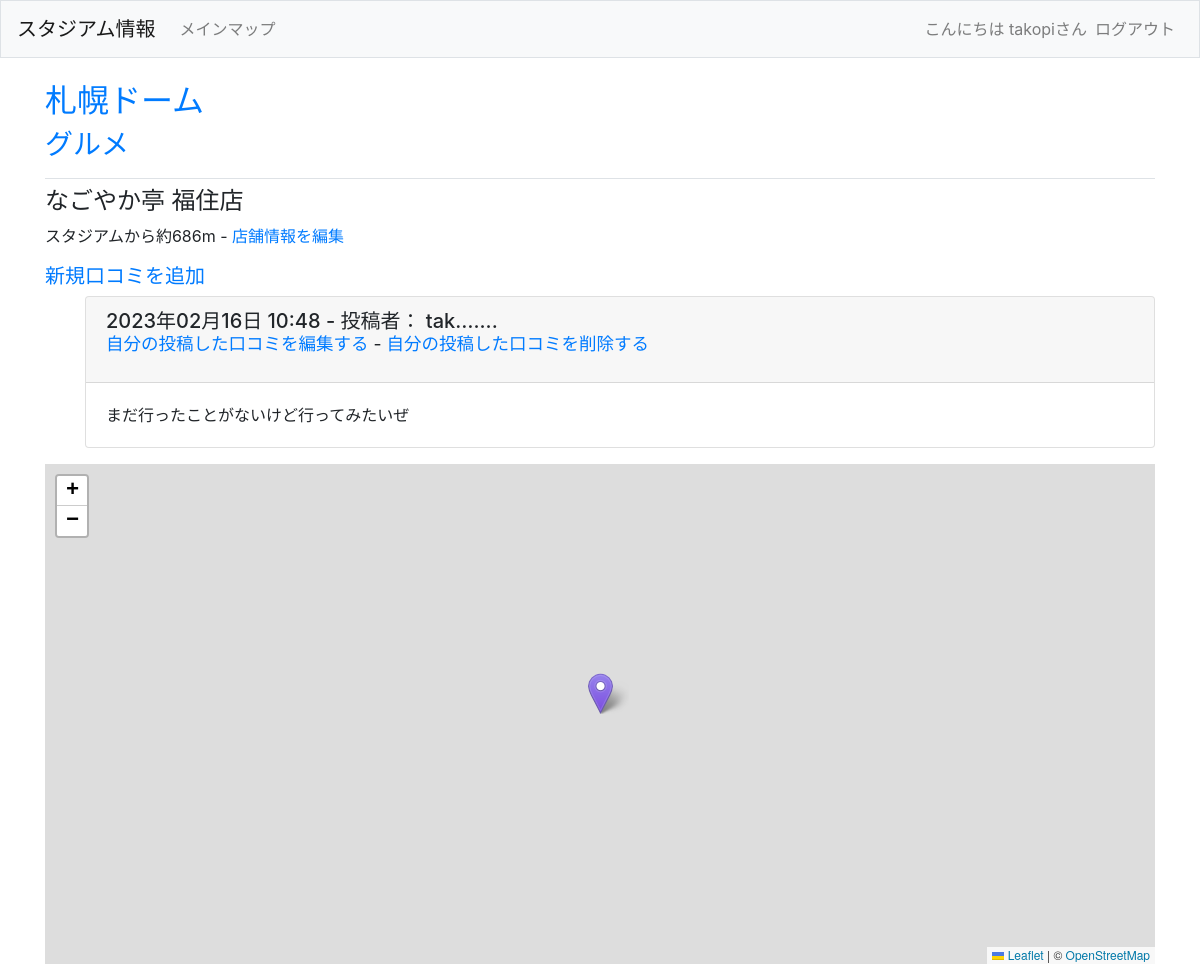
The app's page /stadium/1/1/2 (signed in), older data.
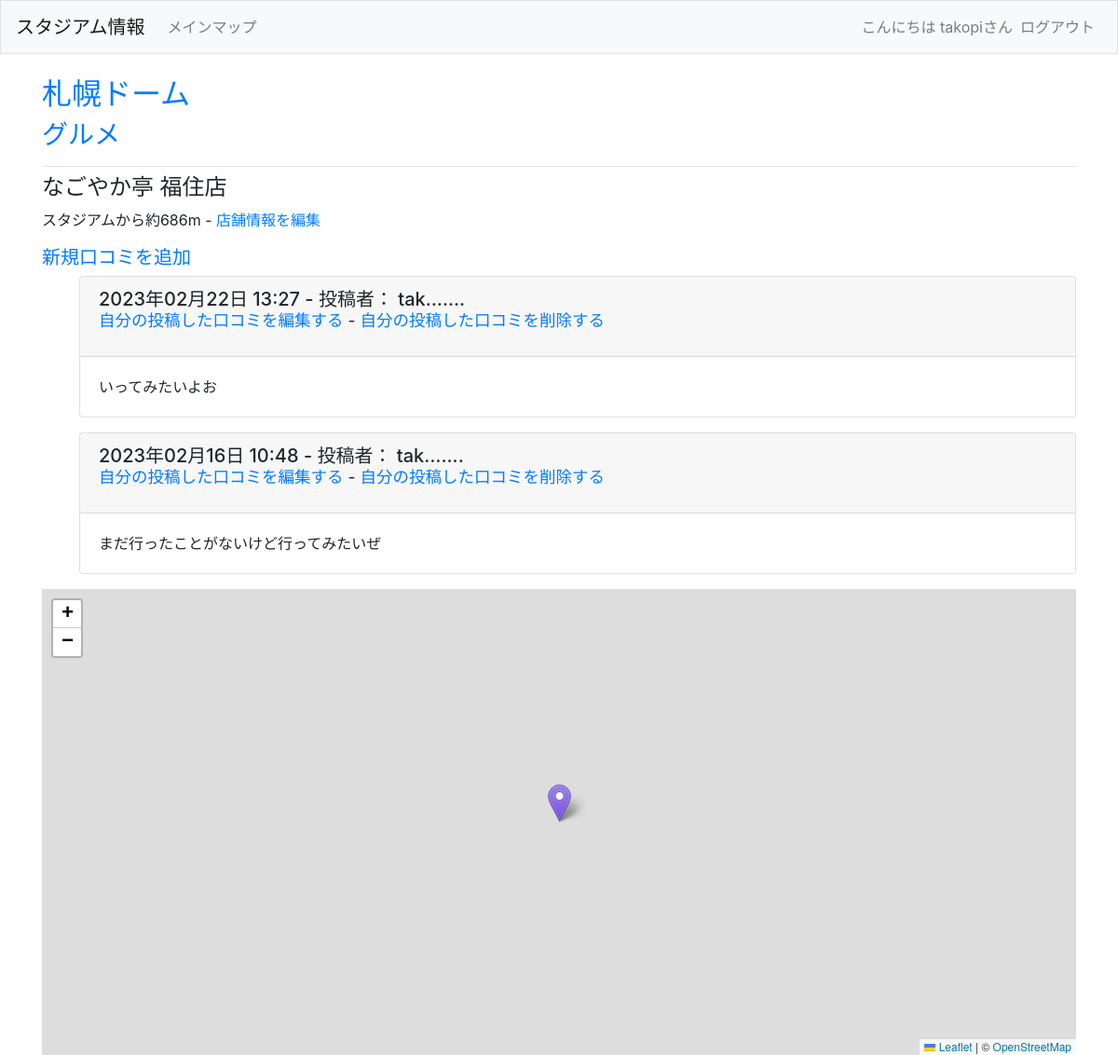
The same page, newer data.
### sta_infos/models.py (models this page shows)
class Review(models.Model):
    shop = models.ForeignKey(Shop, on_delete=models.CASCADE, default=0)
    text = models.TextField()
    date_added = models.DateTimeField(auto_now_add=True)
    owner = models.ForeignKey(User, on_delete=models.CASCADE)
    def __str__(self):
        return self.text

### sta_infos/views.py (the view)
# urls.py: path('stadium/<int:stadium_id>/<int:topic_id>/<int:shop_id>', views.shop, name='shop'),
def shop(request, stadium_id, topic_id, shop_id):
    stadium = Stadium.objects.get(id=stadium_id)
    topic = stadium.topic_set.get(id=topic_id)
    shop = topic.shop_set.get(id=shop_id)
    list = [shop]
    shop_list = serializers.serialize("json", list)
    reviews = shop.review_set.order_by('-date_added')
    context = {'stadium':stadium, 'topic':topic, 'shop':shop, 'reviews': reviews, 'shop_list':shop_list}
    return render(request, 'sta_infos/shop.html', context)

### sta_infos/models.py (called while the page is built)
    def __str__(self):
        return self.name

    def __str__(self):
        return self.text

    def __str__(self):
        return self.name

### sta_infos/templates/sta_infos/shop.html (shortened to what this page needs)
{% extends "sta_infos/base.html" %}
{% load static %}
{% block page_header %}
<h2><a href="{% url 'sta_infos:stadium' stadium.id %}">{{ stadium }}</a></h2>
<h3><a href="{% url 'sta_infos:topic' stadium.id topic.id %}">{{ topic }}</a></h3>
{% endblock page_header %}
{% block content %}
<h4>{{ shop }}</h4>
<p>スタジアムから約{{ shop.distance }}m - <a href="{% url 'sta_infos:edit_shop' stadium.id topic.id shop.id %}">店舗情報を編集</a></p>
<h5><a href="{% url 'sta_infos:new_review' stadium.id topic.id shop.id %}">新規口コミを追加</a></h5>
<ul>
    {% for review in reviews %}
    <div class="card mb-3">
        <h5 class="card-header">
            {{ review.date_added|date:'Y年m月d日 H:i' }} - 投稿者： {{ review.owner| truncatechars:4 }}....
            <small>
                {% if review.owner == request.user %}
                <p>
                    <a href="{% url 'sta_infos:edit_review' stadium.id topic.id shop.id review.id %}">自分の投稿した口コミを編集する</a> -
                    <a href="{% url 'sta_infos:delete_review' stadium.id topic.id shop.id review.id %}">自分の投稿した口コミを削除する</a>
                </p>
                {% endif %}
            </small>
        </h5>
        <div class="card-body">
            {{ review }}
        </div>
    </div>
    {% empty %}
    <p>口コミはまだ投稿されていません。</p>
    {% endfor %}
</ul>
<div id="shop_map"></div>
{% endblock content %}

Row changes from the older to the newer data that the page shows:
added Review: date_added "2023年02月22日 13:27", owner "tak…", shows "自分の投稿した口コミを編集する", text "いってみたいよお"
